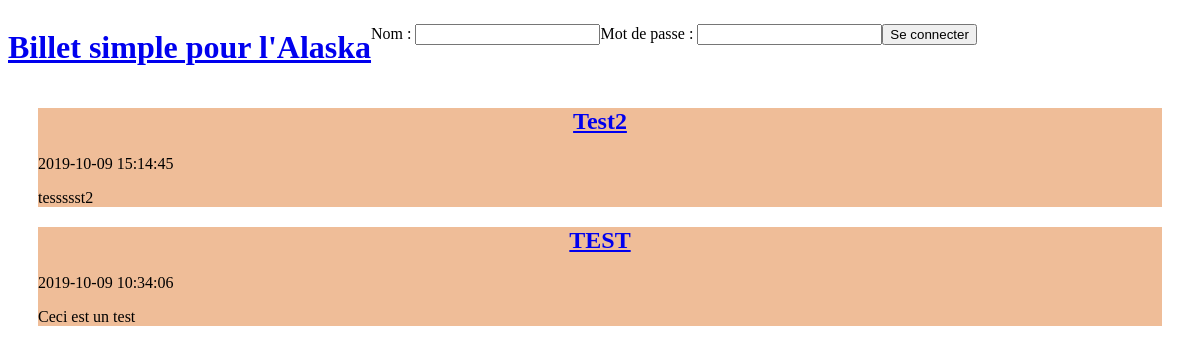
The app's page /, older data.
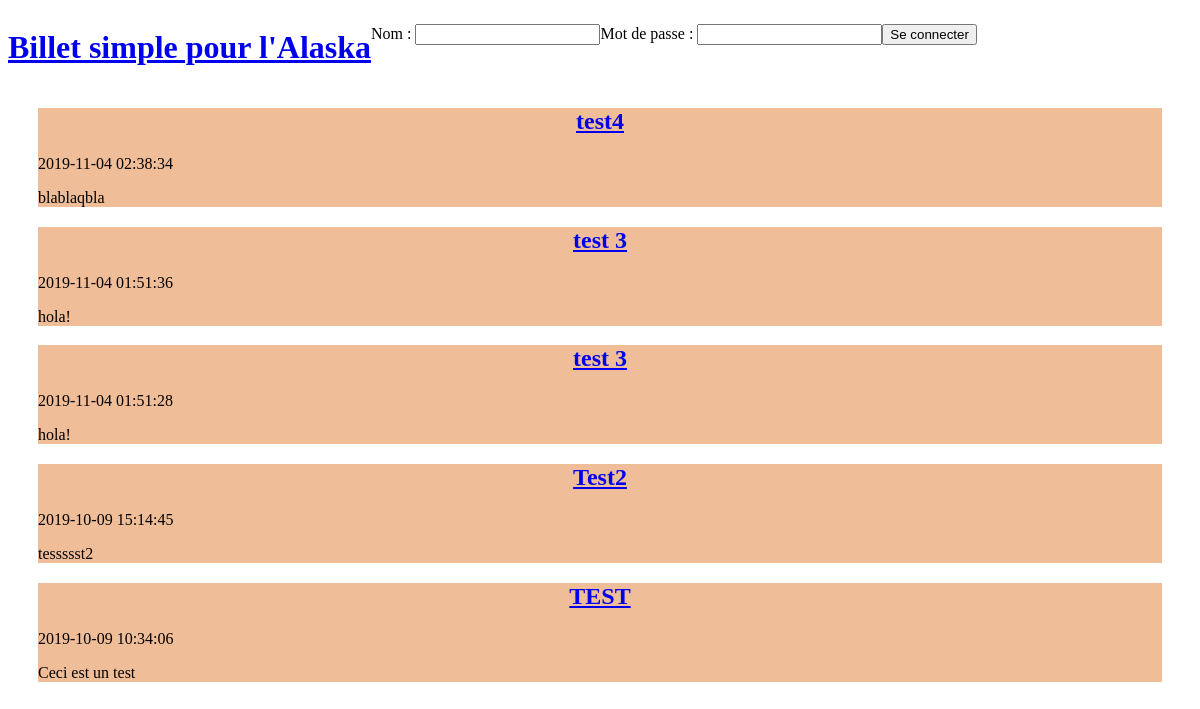
The same page, newer data.
### tables this page shows
CREATE TABLE IF NOT EXISTS `tickets` (
  `TICKETS_ID` int(11) NOT NULL AUTO_INCREMENT,
  `TICKETS_DATE` datetime NOT NULL,
  `TICKETS_TITLE` varchar(255) NOT NULL,
  `TICKETS_DESCRIPTION` text NOT NULL,
  PRIMARY KEY (`TICKETS_ID`)
);

### Controller/homeController.php (called while the page is built)
<?php
require_once 'Model/ticket.php';
require_once 'View/view.php';
class HomeController{
	private $ticket;
	public function __construct(){
		$this->ticket = new Ticket();
	}
	public function home(){
		$tickets = $this->ticket->getTickets();
		$view = new AllView("home");
		$view->generate(array('tickets' => $tickets));
	}
}

### Model/ticket.php (called while the page is built, shortened)
<?php
require_once 'Model/model.php';
class Ticket extends Model {
    public function getTickets(){
        $sql = 'SELECT TICKETS_ID as id, TICKETS_DATE as date, TICKETS_TITLE as title, TICKETS_DESCRIPTION as description from tickets order by TICKETS_ID desc';
        $tickets = $this->executerRequete($sql);
        return $tickets;
    }
}

### Model/model.php (called while the page is built)
<?php
abstract class Model{
    private $bdd;
    protected function executerRequete($sql, $params = null){
        if ($params == null) {
            $resultat = $this->getBdd()->query($sql);
        }
        else{
            $resultat = $this->getBdd()->prepare($sql);
            $resultat->execute($params);
        }
        return $resultat;
    }
    private function getBdd(){
        if ($this->bdd == null) {
                $this->bdd = new PDO('mysql:host=localhost;dbname=project_4;charset=utf8',
        'root', '', array(PDO::ATTR_ERRMODE => PDO::ERRMODE_EXCEPTION));
        }
        return $this->bdd;
    }
}

### index.php (called while the page is built)
<?php
require 'Controller/routeur.php';
$routeur = new Routeur();
$routeur->routerRequest();

### View/homeView.php (the view)
<?php foreach ($tickets as $ticket) :?>
    <article class="tickets">
    	<a href="<?= 'index.php?action=ticket&id=' . $ticket['id'] ?>">
	    <h1 class ="ticketsTitle"> <?= $ticket['title'] ?> </h1>
	</a>
	<time> <?= $ticket['date'] ?> </time>
	<p> <?= $ticket['description'] ?> </p>
    </article>
<?php endforeach; ?>

### View/gabarit.php (shortened to what this page needs)
<!doctype html>
<html lang="fr">
    <head>
        <link rel="stylesheet" href="Contents/style.css" />
    </head>
    <header id="title">
        <a href="index.php"><h1>Billet simple pour l'Alaska</h1></a>
        <form id="author" action="index.php?action=admin" method="POST">
            <p><label>Nom : <input type="text" name="name"/></label></p>
            <p><label>Mot de passe : <input type="text" name="password"/></label></p>
            <p><input type="submit" value="Se connecter" /></p>
        </form>
    </header>
  <body>
    <div id="global">
        <div id="content">
          <?= $content ?>
        </div>
    </div>
  </body>
</html>

### Controller/routeur.php (shortened to what this page needs)
<?php
    require_once 'Controller/homeController.php';
    require_once 'View/view.php';
class Routeur{
    private $ctrlHome;
    private $ctrlTicket;
    private $ctrlAdmin;
    public function __construct(){
        $this->ctrlHome = new HomeController();
        $this->ctrlTicket = new TicketController();
        $this->ctrlAdmin = new AdminController();
    }
    public function routerRequest(){
        try {
            if (isset($_GET['action'])) {
                if ($_GET['action'] == 'ticket') {
                    $idTicket = intval($this->getParameter($_GET, 'id'));
                    if ($idTicket != 0)
                        $this->ctrlTicket->ticket($idTicket);
                    else
                        throw new Exception("Identifiant de billet non valide");
                }
                else if ($_GET['action'] == 'comment') {
                    $author = $this->getParameter($_POST, 'author');
                    $contents = $this->getParameter($_POST, 'contents');
                    $idTicket = $this->getParameter($_POST, 'id');
                    $this->ctrlTicket->commentary($author, $contents, $idTicket);
                }
                else if ($_GET['action'] == 'admin'){
                    $admin = $this->getParameter($_POST, 'name');
                    $pass = $this->getParameter($_POST, 'password');
                    if(isset($admin) and isset($pass)){
                       $this->ctrlAdmin->admin($admin, $pass);
                    }
                    else
                        throw new Exception("Erreur de login");
                }
                else if ($_GET['action'] == 'createTicket') {
                    $title = $this->getParameter($_POST, 'title');
                    $description = $this->getParameter($_POST, 'description');
                    $this->ctrlAdmin->createTickets($title, $description);
                }
                else if ($_GET['action'] == 'deleteTicket') {
                    $idTicket = intval($this->getParameter($_GET, 'id'));
                    $this->ctrlAdmin->deleteTickets($idTicket);
                }
                else if ($_GET['action'] == 'report') {
                    $report = $this->getParameter($_POST, 'report');
                    $this->ctrlTicket->report($report);
                }
                else
                    throw new Exception("Action non valide");
                }
            else {
                $this->ctrlHome->home();
            }
        }
        catch (Exception $e) {
            $this->error($e->getMessage());
        }
    }
}

### View/view.php (shortened to what this page needs)
<?php
class AllView{
    private $file;
    private $title;
    public function __construct($action){
        $this->file = "View/" . $action . "View.php";
    }
    public function generate($donnees){
        $content = $this->generateFile($this->file, $donnees);
        $view = $this->generateFile('View/gabarit.php', array('title' => $this->title, 'content' => $content));
        echo $view;
    }
    private function generateFile($file, $donnees){
        if (file_exists($file)) {
            extract($donnees);
            require $file;
            return ob_get_clean();
        }
        else{
            throw new Exception("Fichier '$file' introuvable");
        }
    }
}

### Contents/style.css (style rules this page uses)
.tickets { background: rgb(239, 189, 152); margin: auto; margin-left: 30px; margin-right: 30px; }
.ticketsTitle { text-align: center; }
#title { text-align: center; display: flex; flex-direction: row; }
#author { display: flex; flex-direction: row; }

Row changes from the older to the newer data that the page shows:
added tickets: TICKETS_TITLE "test4", TICKETS_DATE "2019-11-04 02:38:34", TICKETS_DESCRIPTION "blablaqbla"
added tickets: TICKETS_TITLE "test 3", TICKETS_DATE "2019-11-04 01:51:36", TICKETS_DESCRIPTION "hola!"
added tickets: TICKETS_TITLE "test 3", TICKETS_DATE "2019-11-04 01:51:28", TICKETS_DESCRIPTION "hola!"
